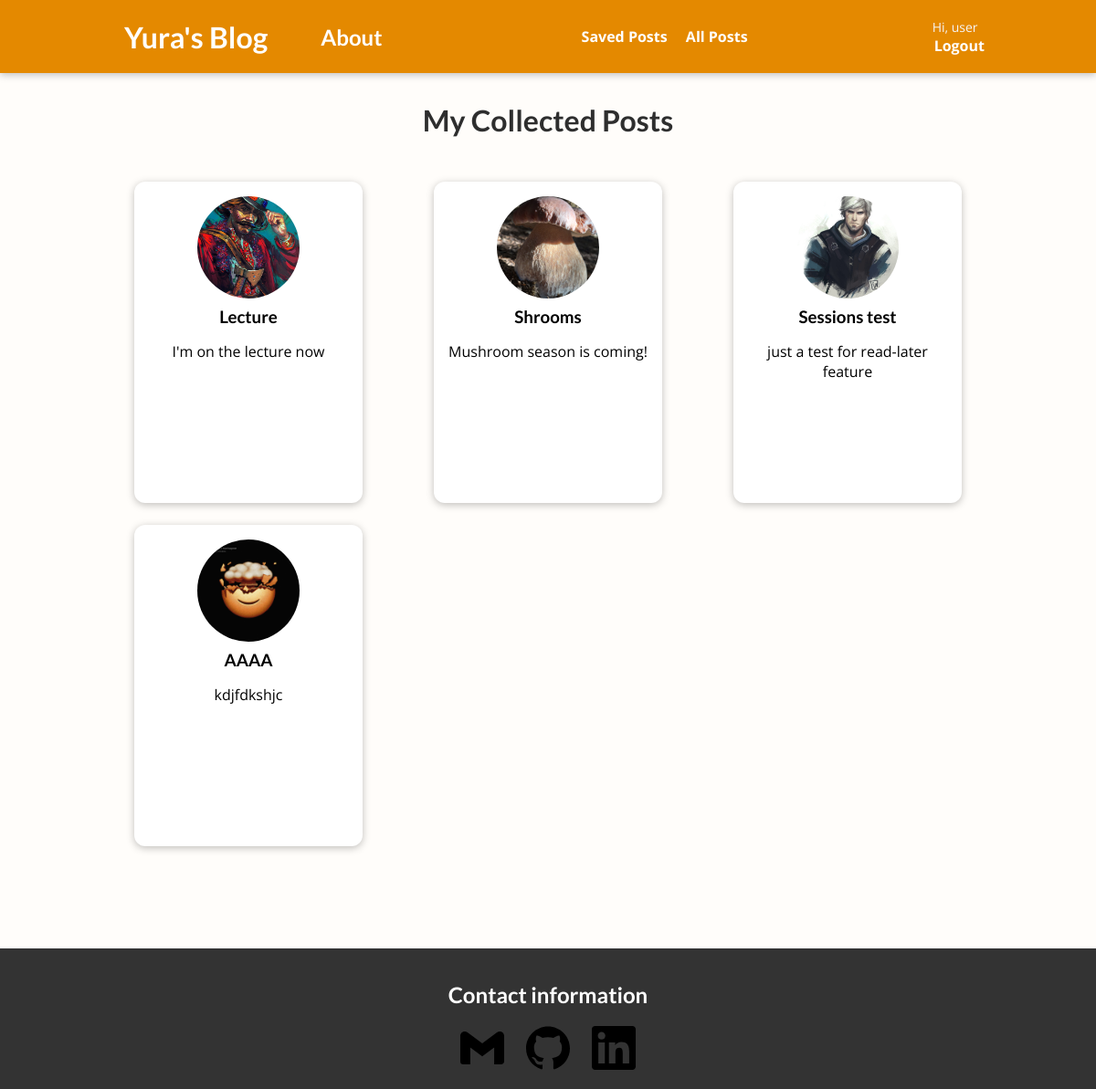
The page /posts (signed in) on the database its author committed.
### main_app/models.py (models this page shows, shortened)
class Post(models.Model):
    title = models.CharField(max_length=100)
    excerpt = models.CharField(max_length=150)
    image = models.ImageField(upload_to="posts", null=True)
    date = models.DateField(auto_now=True)
    slug = models.SlugField(unique=True, blank=True, null=False, db_index=True)
    content = models.TextField(validators=[MinLengthValidator(10)])
    author = models.ForeignKey(Author, on_delete=models.SET_NULL, null=True, related_name="posts")
    tags = models.ManyToManyField(Tag)

### main_app/views.py (the view)
# urls.py: path("posts", views.AllPostView.as_view(), name="all-posts"),
class AllPostView(ListView):
    model = Post
    template_name = "main_app/all-posts.html"
    ordering = ["-date"]
    context_object_name = "all_posts"

### main_app/templates/main_app/all-posts.html (shortened to what this page needs)
{% extends 'base.html' %}
{% load static %}
{% block css_files%}
    <link rel="stylesheet" href="{% static "main_app/post.css" %}">
    <link rel="stylesheet" href="{% static "main_app/all-posts.css" %}">
{% endblock %}
{% block content %}
<section id="all-posts">
    <h2>My Collected Posts</h2>
    <ul id="posts-ul">
        {% for post in all_posts %}
            {% include "main_app/includes/post.html" %}
        {% endfor %}
    </ul>
</section>
{% endblock %}

### templates/base.html (shortened to what this page needs)
{% load static %}
{% load socialaccount %}
<!DOCTYPE html>
<html lang="en">
<head>
    <link rel="stylesheet" href="{% static "app.css" %}">
    {% block css_files %}{% endblock %}
</head>
<body>
    <header id="main-navigation">
        <div>
            <h1><a href="{% url "starting-page" %}">Yura's Blog</a></h1>
        </div>
        <div class="about-div">
            <h2><a href="{% url "about" %}">About</a></h2>
        </div>
        <nav>
            <a href="{% url "read-later" %}">Saved Posts</a>
            <a href="{% url "all-posts"%}">All Posts</a>
        </nav>
        <div>
            {% if user.is_authenticated %}
                <p class="user-name">Hi, {{ user.username }}</p>
                <a class="login-logout" href="{% url "logout" %}">Logout</a>
            {% else %}
                <a class="login-logout" href="{% provider_login_url "google" %}">Login with Google</a>
            {% endif %}
        </div>
    </header>
    {% block content %}{% endblock %}
    <footer>
        <h2>Contact information</h2>
        <ul>
            <li><a href="mailto:yura.gavriley@gmail.com"><img src="{% static "icons/gmail.svg" %}"></a></li>
            <li><a href="https://github.com/YuraGavriley"><img src="{% static "icons/github.svg" %}"></a></li>
            <li><a href="https://linkedin.com/in/yurii-stopchytskyi-a3ab47255"><img src="{% static "icons/linkedin.svg" %}"></a></li>
        </ul>
    </footer>
</body>
</html>

### main_app/templates/main_app/includes/post.html
<li>
    <article class="post">
        <a href="{% url "single-post" post.slug %}">
            <img src="{{ post.image.url }}" alt="{{ post.title }}">
            <div class="post__content">
                <h3>{{ post.title }}</h3>
                <p>
                    {{ post.excerpt }}
                </p>
               </div>
         </a>
    </article>
</li>

### static/app.css (style rules this page uses)
* { box-sizing: border-box; }
html { font-family: 'Open Sans', 'Lato', sans-serif; }
body { margin: 0; }
h1, h2, h3 { font-family: 'Lato', sans-serif; font-weight: bold; }
#main-navigation { width: 100%; height: 5rem; display: flex; justify-content: space-between; align-items: center; padding: 0 10%; position: absolute; top: 0; left: 0; }
#main-navigation a { text-decoration: none; color: white; font-weight: bold; margin-left: 1rem; }
#main-navigation .login-logout { margin: 0; padding-left: 2px; padding-right: 2px; }
.about-div { margin-left: -10rem; }
.user-name { font-size: 14px; color: whitesmoke; margin: 0; }
footer { background-color: #333; color: white; padding: 1rem 3rem; text-align: center; }
footer ul { list-style-type: none; margin: 0; padding: 0; }
footer li { display: inline; margin-right: 20px; }
footer li:last-of-type { margin: 0; }
footer img { height: 3rem; width: 3rem; }

### main_app/static/main_app/post.css (style rules this page uses)
.post { display: flex; flex-direction: column; align-items: center; text-align: center; }
.post a { text-decoration: none; color: black; transition: all 0.2s ease; padding: 1rem; width: 250px; }
.post img { width: 5rem; height: 5rem; object-fit: cover; border-radius: 50%; }
.post h3 { margin: 0.25rem 0; }

### main_app/static/main_app/all-posts.css (style rules this page uses)
body { background-color: #FFFDFA; }
#main-navigation { background-color: #E48900; box-shadow: 0 2px 8px rgba(0, 0, 0, 0.25); }
#all-posts { margin: 7rem auto; width: 90%; max-width: 60rem; }
#all-posts h2 { text-align: center; font-size: 2rem; color: #2e2e2e; margin: 3rem 0; }
#posts-ul { list-style: none; margin: 0; padding: 0; display: grid; grid-template-columns: repeat(auto-fill, minmax(17rem, 1fr)); gap: 1.5rem; }
.post img { width: 7rem; height: 7rem; }
.post a { height: 22rem; transform-origin: center; box-shadow: 0 2px 8px rgba(0, 0, 0, 0.25); border-radius: 12px; background-color: white; }

### rows shown on the page
Post: image (picture), title "Lecture", excerpt "I'm on the lecture now"
Post: image (picture), title "Shrooms", excerpt "Mushroom season is coming!"
Post: image (picture), title "Sessions test", excerpt "just a test for read-later feature"
Post: image (picture), title "AAAA", excerpt "kdjfdkshjc"

### other values the page prints
{{ user.username }} "user"
